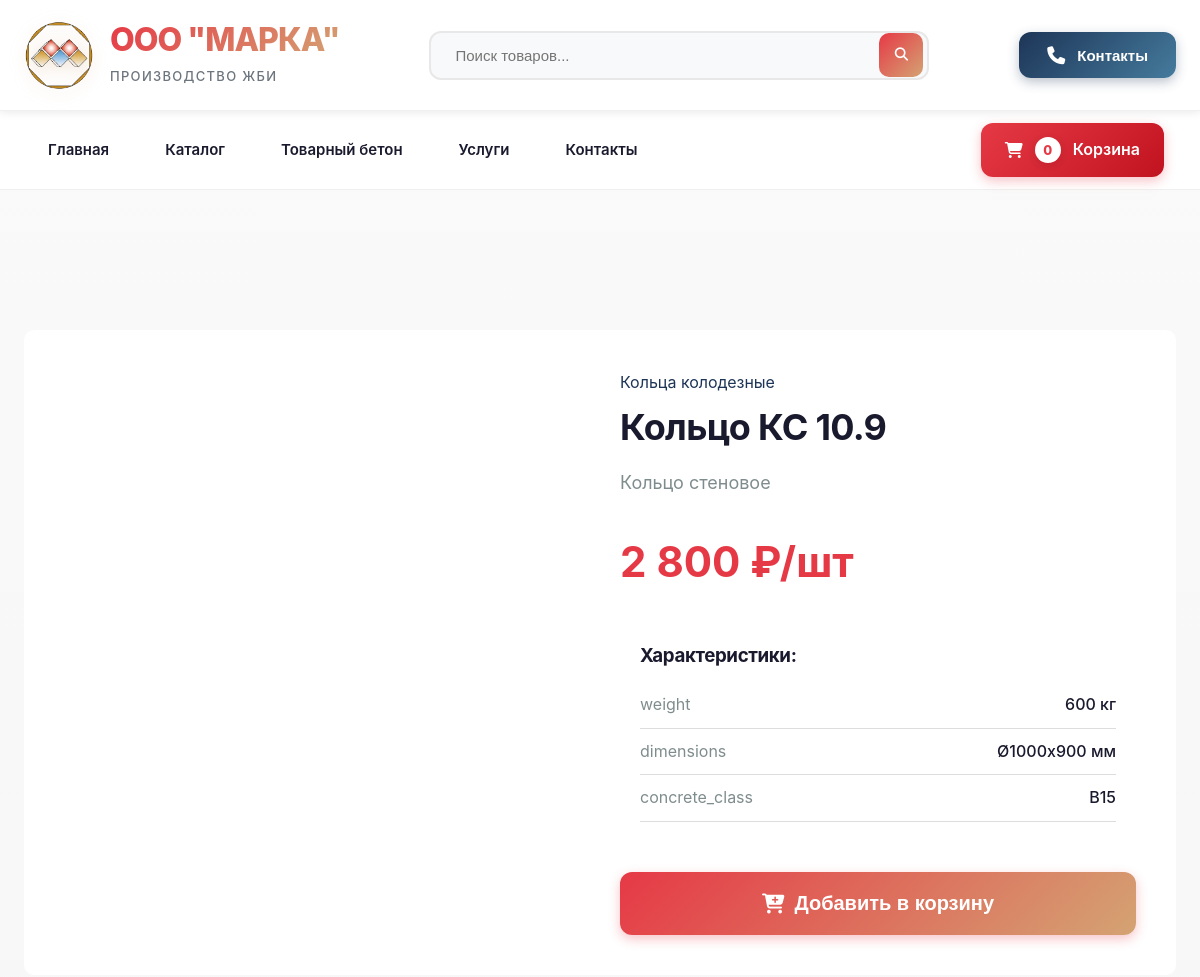
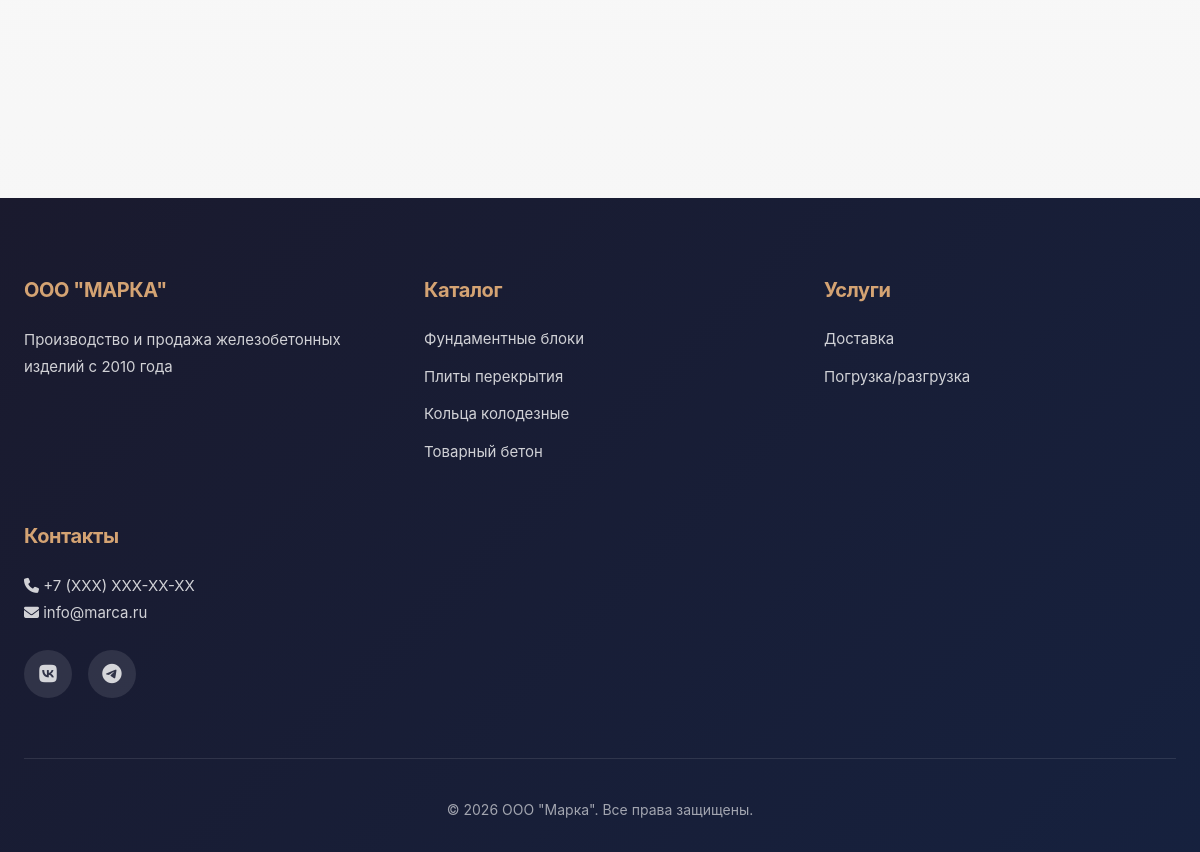
The app's page /product.php?slug=ks-10-9 with its own data (2 pictures, top to bottom).
### tables this page shows
CREATE TABLE products (
                          id INT AUTO_INCREMENT PRIMARY KEY,
                          category_id INT,
                          name VARCHAR(255) NOT NULL,
                          slug VARCHAR(255) NOT NULL,
                          description TEXT,
                          price DECIMAL(10, 2) NOT NULL,
                          unit VARCHAR(50) DEFAULT 'шт',
                          image VARCHAR(255),
                          specifications JSON,
                          in_stock BOOLEAN DEFAULT TRUE,
                          created_at TIMESTAMP DEFAULT CURRENT_TIMESTAMP
);

CREATE TABLE categories (
                            id INT AUTO_INCREMENT PRIMARY KEY,
                            name VARCHAR(255) NOT NULL,
                            slug VARCHAR(255) NOT NULL,
                            description TEXT
);

### includes/functions.php (called while the page is built, shortened)
<?php
function getProduct($pdo, $slug) {
    $stmt = $pdo->prepare("
        SELECT p.*, c.name as category_name
        FROM products p
        LEFT JOIN categories c ON p.category_id = c.id
        WHERE p.slug = ?
    ");
    $stmt->execute([$slug]);
    return $stmt->fetch();
}
?>

### product.php (the view, shortened to what this page needs)
<?php
require_once __DIR__ . '/includes/header.php';
$slug = $_GET['slug'] ?? '';
$product = getProduct($pdo, $slug);
?>
    <div class="catalog">
        <div class="container">
            <div style="background: var(--white); border-radius: 10px; padding: 40px; margin-top: 40px;">
                <div style="display: grid; grid-template-columns: 1fr 1fr; gap: 40px;">
                    <div>
                        <div style="height: 400px; background: linear-gradient(135deg, var(--primary-gold) 0%, var(--primary-brown) 100%); border-radius: 10px; display: flex; align-items: center; justify-content: center; font-size: 120px; color: var(--white);">
                            <i class="fas fa-cube"></i>
                        </div>
                    </div>
                    <div>
                        <div style="color: var(--primary-blue); margin-bottom: 10px;">
                            <?php echo htmlspecialchars($product['category_name']); ?>
                        </div>
                        <h1 style="font-size: 36px; margin-bottom: 20px; color: var(--dark);">
                            <?php echo htmlspecialchars($product['name']); ?>
                        </h1>
                        <p style="font-size: 18px; color: #7f8c8d; margin-bottom: 30px;">
                            <?php echo htmlspecialchars($product['description']); ?>
                        </p>
                        <div style="font-size: 42px; color: var(--primary-red); font-weight: bold; margin-bottom: 30px;">
                            <?php echo number_format($product['price'], 0, '.', ' '); ?> ₽/<?php echo htmlspecialchars($product['unit']); ?>
                        </div>
                        <?php if ($product['specifications']): ?>
                            <div style="background: var(--light); padding: 20px; border-radius: 10px; margin-bottom: 30px;">
                                <h3 style="margin-bottom: 15px;">Характеристики:</h3>
                                <?php
                                $specs = json_decode($product['specifications'], true);
                                foreach ($specs as $key => $value): ?>
                                    <div style="display: flex; justify-content: space-between; padding: 10px 0; border-bottom: 1px solid #ddd;">
                                        <span style="color: #7f8c8d;"><?php echo htmlspecialchars($key); ?></span>
                                        <span style="font-weight: 500;"><?php echo htmlspecialchars($value); ?></span>
                                    </div>
                                <?php endforeach; ?>
                            </div>
                        <?php endif; ?>
                        <button class="btn-add-cart" style="padding: 20px; font-size: 20px;"
                                onclick="addToCart(<?php echo $product['id']; ?>, '<?php echo htmlspecialchars($product['name']); ?>', <?php echo $product['price']; ?>)">
                            <i class="fas fa-cart-plus"></i> Добавить в корзину
                        </button>
                    </div>
                </div>
            </div>
        </div>
    </div>
<?php require_once __DIR__ . '/includes/footer.php'; ?>

### css/style.css (style rules this page uses)
* { margin: 0; padding: 0; box-sizing: border-box; }
:root { --primary-red: #E63946; --primary-blue: #1D3557; --accent-gold: #D4A373; --light-gold: #FAEDCD; --warm-brown: #8B5E3C; --dark: #1A1A2E; --darker: #16213E; --gray: #6C757D; --light-gray: #F8F9FA; --white: #FFFFFF; --gradient-primary: linear-gradient(135deg, #E63946 0%, #D4A373 100%); --gradient-blue: linear-gradient(135deg, #1D3557 0%, #457B9D 100%); --gradient-gold: linear-gradient(135deg, #D4A373 0%, #FAEDCD 100%); --shadow-sm: 0 2px 8px rgba(0,0,0,0.08); --shadow-md: 0 8px 24px rgba(0,0,0,0.12); --shadow-lg: 0 16px 48px rgba(0,0,0,0.15); --shadow-hover: 0 12px 36px rgba(230, 57, 70, 0.2); --transition-fast: 0.2s ease; --transition-normal: 0.3s ease; --transition-slow: 0.5s ease; }
body { font-family: 'Inter', -apple-system, BlinkMacSystemFont, 'Segoe UI', Roboto, sans-serif; background: linear-gradient(180deg, #FAFAFA 0%, #F5F5F5 100%); color: var(--dark); line-height: 1.6; overflow-x: hidden; }
h1, h2, h3, h4, h5, h6 { font-weight: 700; line-height: 1.2; letter-spacing: -0.02em; }
.container { max-width: 1280px; margin: 0 auto; padding: 0 24px; }
.catalog { padding: 100px 0; }
.btn-add-cart { width: 100%; padding: 16px; background: var(--gradient-primary); color: var(--white); border: none; border-radius: 12px; cursor: pointer; font-size: 16px; font-weight: 700; transition: all var(--transition-normal); box-shadow: 0 4px 12px rgba(230, 57, 70, 0.3); display: flex; align-items: center; justify-content: center; gap: 10px; }

### records on screen
products: category.name "Кольца колодезные", name "Кольцо КС 10.9", description "Кольцо стеновое", price "2 800", unit "шт", specifications "600 кг", specifications "Ø1000x900 мм", specifications "B15"

### other values on screen
$cartCount "0"
$key "weight"
$key "dimensions"
$key "concrete_class"
ADMIN_PHONE "+7 (XXX) XXX-XX-XX"
ADMIN_EMAIL "info@marca.ru"
